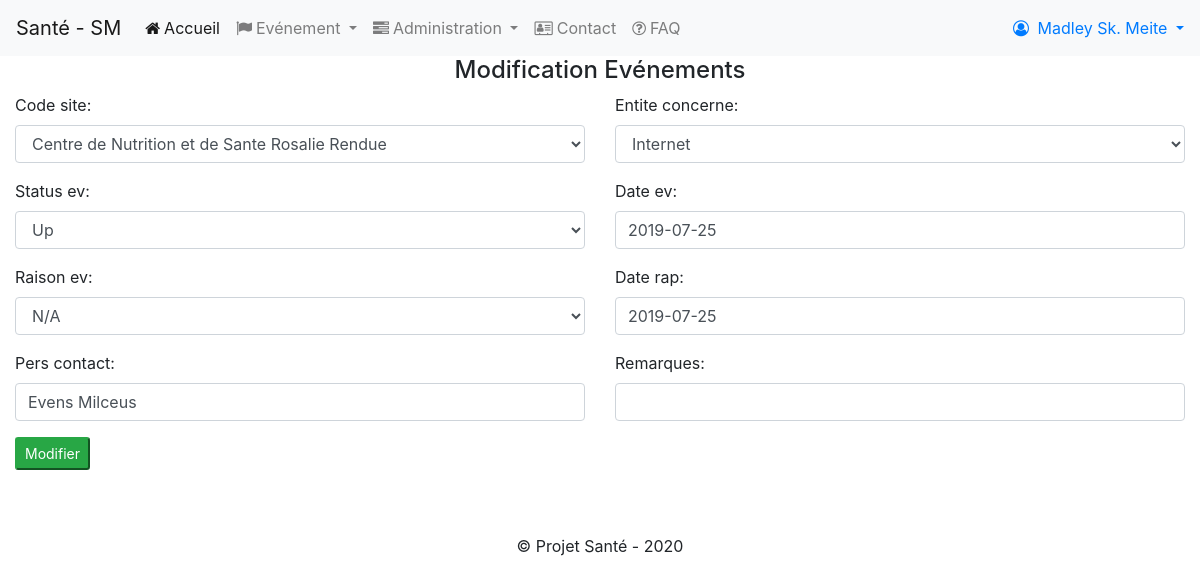
Page /edit_event/2071 (signed in) on the committed database.
### smonitoring/models.py (models this page shows, shortened)
class Evenement(models.Model):
	code_site = models.ForeignKey(Site, on_delete= models.CASCADE, related_name="site")
	entite_concerne = models.CharField(max_length=100, choices= [('internet','Internet'),('isante','Isante Server'),('fingerprint','Fingerprint Server')]) # internet, isante or fingerprint
	status_ev = models.CharField(max_length=10, choices= EL_CHOICES) # up, down, none
	raison_ev = models.ForeignKey(RaisonsEvenement, on_delete=models.CASCADE, related_name="raison")
	date_ev = models.DateField(default=timezone.now)
	date_rap = models.DateField(default=timezone.now)
	date_entree = models.DateTimeField(default=timezone.now)
	pers_contact = models.CharField(max_length=100, default=None, blank=True,null=True)
	remarques = models.CharField(max_length=100, default=None, blank=True,null=True)
	nom_utilisateur = models.CharField(max_length=50)

### smonitoring/views.py (the view)
# urls.py: path("edit_event/<int:id_event>",views.edit_event,name="edit_event"),
@login_required
@permission_required('smonitoring.change_evenement',raise_exception=True)
def edit_event(request,id_event):
	page_title = 'Modification Evénements'
	event= Evenement.objects.get(pk=id_event)
	context = {
		"page_title":page_title
	}
	if request.method == 'POST':
		form = EvenementEditForm(request.POST,instance=event)
		format_form_field(form)
		if form.is_valid():
			event_edited = form.save()
			return HttpResponseRedirect(reverse('list_events'))
	else:
		form = EvenementEditForm(instance=event)
		format_form_field(form)
	context['form']= form
	return render(request, 'event_edit.html', context)

### smonitoring/forms.py
class EvenementEditForm(ModelForm):
	class Meta:
		model = Evenement
		fields = ['code_site','entite_concerne','status_ev','date_ev','raison_ev','date_rap','pers_contact','remarques']

### smonitoring/fonctions.py (called while the page is built)
def format_form_field(form):
	for f in form:
		if not isinstance(f.field.widget, forms.SelectDateWidget):
			f.field.widget.attrs.update({'class':'form-control'})

### smonitoring/models.py (called while the page is built)
	def __str__(self):
		return f"{self.nom}"

	def __str__(self):
		return self.desc_ev

### smonitoring/templates/event_edit.html
{% extends "layout.html" %}
{% block body %}
<section class="content">
	<h4 class="text-center">{{ page_title }}</h4>
	<form method=post>{% csrf_token%}
		<div class="row">
		{% include "_formhelpers.html" %}
		<div class="form-group col-md-6">
			<button type="submit" class="btn-sm btn-success">Modifier</button>
		</div>
		</div>
	</form>
</section>
{% endblock %}

### smonitoring/templates/layout.html (shortened to what this page needs)
<!DOCTYPE html>
<html>
<head>
	<link rel="stylesheet" href="https://maxcdn.bootstrapcdn.com/bootstrap/4.4.1/css/bootstrap.min.css">
	<link rel="stylesheet" href="https://unpkg.com/bootstrap-table@1.16.0/dist/bootstrap-table.min.css">
	<link rel="stylesheet" href="https://stackpath.bootstrapcdn.com/font-awesome/4.7.0/css/font-awesome.min.css">
	{% load static %}
	<link rel="stylesheet" href="{%  static 'css/mystyle.css' %}">
</head>
<body>
	<nav class="navbar sticky-top navbar-expand-lg navbar-light bg-light">
	  <a class="navbar-brand" href="{% url 'home' %}">Santé - SM</a>
	  <div class="collapse navbar-collapse" id="navbarSupportedContent">
		<ul class="navbar-nav mr-auto">
		  <li class="nav-item active">
			<a class="nav-link" href="{% url 'home' %}"><span class="fa fa-home">&nbsp;</span>Accueil <span class="sr-only">(current)</span></a>
		  </li>
		{% if user.is_authenticated %}
		<li class="nav-item dropdown">
			<a class="nav-link dropdown-toggle" href="#" id="navbarDropdown" role="button" data-toggle="dropdown" aria-haspopup="true" aria-expanded="false">
			<span class="fa fa-flag">&nbsp;</span>Evénement
			</a>
		</li>
		{% endif %}
		{% if perms.smonitoring %}
		<li class="nav-item dropdown">
			<a class="nav-link dropdown-toggle" href="#" id="navbarDropdown" role="button" data-toggle="dropdown" aria-haspopup="true" aria-expanded="false">
			<span class="fa fa-tasks">&nbsp;</span>Administration
			</a>
		</li>
		{% endif %}
		  <li class="nav-item">
			<a class="nav-link" href="#"><span class="fa fa-address-card-o">&nbsp;</span>Contact</a>
		  </li>
		  <li class="nav-item">
			<a class="nav-link" href="#" title="Foire aux questions" ><span class="fa fa-question-circle-o">&nbsp;</span>FAQ</a>
		  </li>
		</ul>
		<div class="pull-right">
			{% if user.is_authenticated %}
			<div class="button-group menu-user">
				<a href="#" class="dropdown-toggle" style="text-decoration:none;" role="button" id="dropdownMenuLink" data-toggle="dropdown" aria-haspopup="true" aria-expanded="false">
					<span class="fa fa-user-circle-o">&nbsp;</span>
					{% if user.first_name %}
						{{user.get_full_name}}
					{% else %}
						{{user.username}}
					{% endif %}
				</a>
			</div>
			{% else %}
			<a class="mr-2" href="#" ><span class="fa fa-user">&nbsp;</span>Inscription</a>
			<a class="" href="{% url 'login' %}" ><span class="fa fa-sign-in">&nbsp;</span>Connexion</a>
			{% endif %}
		</div>
	  </div>
	</nav>
	<div class="container-fluid" style="min-height:200px;">
		{% block body %}
		{% endblock body %}
	</div>
	<footer class="footer text-center mt-5">
		<p class="">&copy; Projet Santé - 2020</p>
	</footer>
</body>
</html>

### smonitoring/templates/_formhelpers.html (shortened to what this page needs)
{% for field in form %}
	{% if not field.is_hidden %}
	<div class="form-group col-md-6 col-sm-12">
		{{field.label_tag}}
		{{field}}
	</div>
	{% else %}
		{{field}}
	{% endif %}
{% endfor %}

### rows in the picture
Evenement: form "Centre de Nutrition et de Sante Rosalie Rendue" "Internet" "Up" "2019-07-25" "N/A" "2019-07-25" "Evens Milceus"

### other values in the picture
{{ user.get_full_name }} "Madley Sk. Meite"
{{ page_title }} "Modification Evénements"
{{ field.label_tag }} "Code site:" "Entite concerne:" "Status ev:" "Date ev:" "Raison ev:" "Date rap:" "Pers contact:" "Remarques:"
